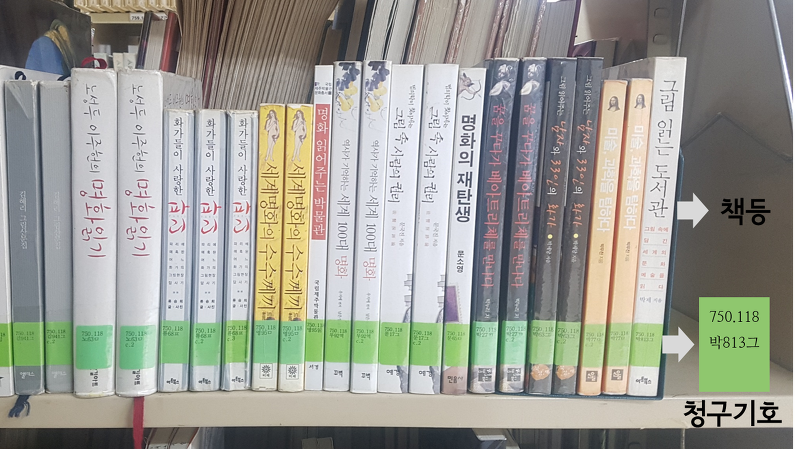
#> input picture data/img/lib_1.jpg, 800 x 449 px; its folder holds 4 pictures in this run
$ jupyter execute --allow-errors Compare_n_Select_OCR_model.ipynb   (shell and % lines are left out)
#> lines starting #> are read from the running program, lines starting #| are printed output that depends on the picture
[cell 1]
import matplotlib.pyplot as plt
import matplotlib.image as img
import os
import io
import cv2

from google.cloud import vision
from pytesseract import Output
from pytesseract import pytesseract as pt
from PIL import Image, ImageDraw
from glob import glob

## 검증용 데이터셋 준비

[cell 2]
fold_path = os.getenv('HOME')+'/repo/LibRobo/data/img/'
os.listdir(fold_path)

[cell 3]
def changeName(path, cName):
    for i, filename in enumerate(os.listdir(path)):
        if cName in filename:
            continue
        os.rename(path+filename, path+str(cName)+'_'+str(i+1)+'.jpg')

[cell 4]
changeName(fold_path, 'lib')

images_path = glob(fold_path+'*.jpg')
images_path

[cell 5]
plt.figure(figsize=(15, 15))

for idx, image in enumerate(images_path[:20]):
    plt.subplot(5, 4, idx+1)
    im=img.imread(image)
#> im is the input picture: shape (449, 800, 4) float32; mean R, G, B, A 0.6, 0.604, 0.571, 0.991
    plt.imshow(im)
    plt.axis('off')
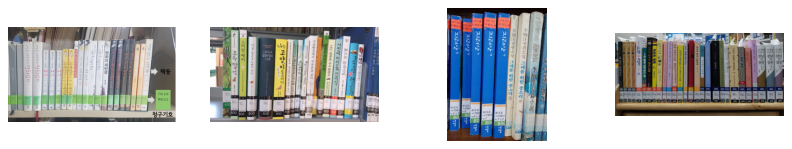
#> figure drawn by matplotlib, 4 panels

위의 이미지들은 학생증 자동인식 기능이라는 서비스를 만들기 위한 데이터셋이다. 학생증을 식별하기 위해 중요한 데이터가 여러가지이지만, 대표적으로 뽑아보자면.
1. 학생증 번호 (학번)
2. 학생 이름
3. 학교, 전공 이름
4. 기타
가 있을 것이다.

위의 데이터를 검출하기 위해서는 OCR기능이 필요하다. 그 중 세 가지 OCR (Google OCR API, keras-ocr, Tesseract)을 활용해보고 데이터가 잘 검출되는지 테스트 해볼 것이다.

## OCR API

[cell 6]
def draw_boxes(image, bounds, color):
    """Draw a border around the image using the hints in the vector list."""
    draw = ImageDraw.Draw(image)

    for bound in bounds:
        draw.polygon([
            bound.vertices[0].x, bound.vertices[0].y,
            bound.vertices[1].x, bound.vertices[1].y,
            bound.vertices[2].x, bound.vertices[2].y,
            bound.vertices[3].x, bound.vertices[3].y], None, color)
    return image

[cell 7]
def detect_text(path):
    """Detects text in the file."""
    text_dec = []
    bounds = []
    client = vision.ImageAnnotatorClient()

    with io.open(path, 'rb') as image_file:
        content = image_file.read()

    s = os.path.splitext(path)
    s = os.path.split(s[0])
    name = s[1]

    image = vision.Image(content=content)

    response = client.text_detection(image=image)
    texts = response.text_annotations

    for text in texts:
        text_dec.append(text.description.replace('\n',''))
        vertices = text.bounding_poly
        bounds.append(vertices)

    if response.error.message:
        raise Exception(
            '{}\nFor more info on error messages, check: '
            'https://cloud.google.com/apis/design/errors'.format(
                response.error.message))

    return name, text_dec, bounds

[cell 8]
# 다운받은 인증키 경로가 정확하게 지정되어 있어야 합니다.

ocr_img = []
#> ocr_img = []
ocr_dict = {}
# # 입력 이미지 경로를 지정해 주세요.
# path = '/home/when/repo/LibRobo/data/img/Lib_3.jpg'

# # 위에서 정의한 OCR API 이용 함수를 호출해 봅시다.
#> (the rest of this cell did not finish here and is left out)

    ocr_dict[name] = text_dec
    image = Image.open(path)
    draw_boxes(image, bounds, 'red')
    ocr_img.append(image)

[cell 9]
plt.figure(figsize=(15, 15))

for idx, img in enumerate(ocr_img[:20]):
    plt.subplot(5, 4, idx+1)
    plt.imshow(img)
    plt.axis('off')
#> this loop made 0 passes
